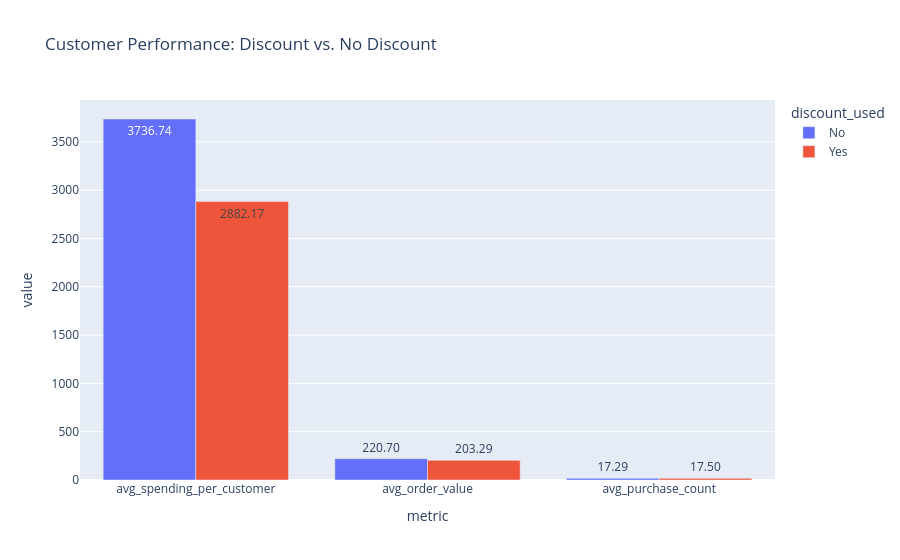

Write notebook code for a chart like this one.
### Code cell
# Bar Plot
discount_metrics = discount_summary.melt(
    id_vars='discount_used',
    value_vars=[
        'avg_spending_per_customer',
        'avg_order_value',
        'avg_purchase_count'
    ],
    var_name='metric',
    value_name='value'
)

fig = px.bar(
    discount_metrics,
    x='metric',
    y='value',
    color='discount_used',
    barmode='group',
    text_auto='.2f',
    title='Customer Performance: Discount vs. No Discount'
)

fig.show()

### Figure 1 — Plotly figure (JSON) as saved in the notebook; plotly's stock layout.template omitted (floating-point values rounded to 4 significant figures)
{"data": [{"alignmentgroup": "True", "hovertemplate": "discount_used=No<br>metric=%{x}<br>value=%{y}<extra></extra>", "legendgroup": "No", "marker": {"color": "#636efa", "pattern": {"shape": ""}}, "name": "No", "offsetgroup": "No", "orientation": "v", "showlegend": true, "textposition": "auto", "texttemplate": "%{y:.2f}", "type": "bar", "x": ["avg_spending_per_customer", "avg_order_value", "avg_purchase_count"], "xaxis": "x", "y": [3737.0, 220.7, 17.29], "yaxis": "y"}, {"alignmentgroup": "True", "hovertemplate": "discount_used=Yes<br>metric=%{x}<br>value=%{y}<extra></extra>", "legendgroup": "Yes", "marker": {"color": "#EF553B", "pattern": {"shape": ""}}, "name": "Yes", "offsetgroup": "Yes", "orientation": "v", "showlegend": true, "textposition": "auto", "texttemplate": "%{y:.2f}", "type": "bar", "x": ["avg_spending_per_customer", "avg_order_value", "avg_purchase_count"], "xaxis": "x", "y": [2882.0, 203.3, 17.5], "yaxis": "y"}], "layout": {"barmode": "group", "legend": {"title": {"text": "discount_used"}, "tracegroupgap": 0}, "title": {"text": "Customer Performance: Discount vs. No Discount"}, "xaxis": {"anchor": "y", "domain": [0, 1], "title": {"text": "metric"}}, "yaxis": {"anchor": "x", "domain": [0, 1], "title": {"text": "value"}}}}
